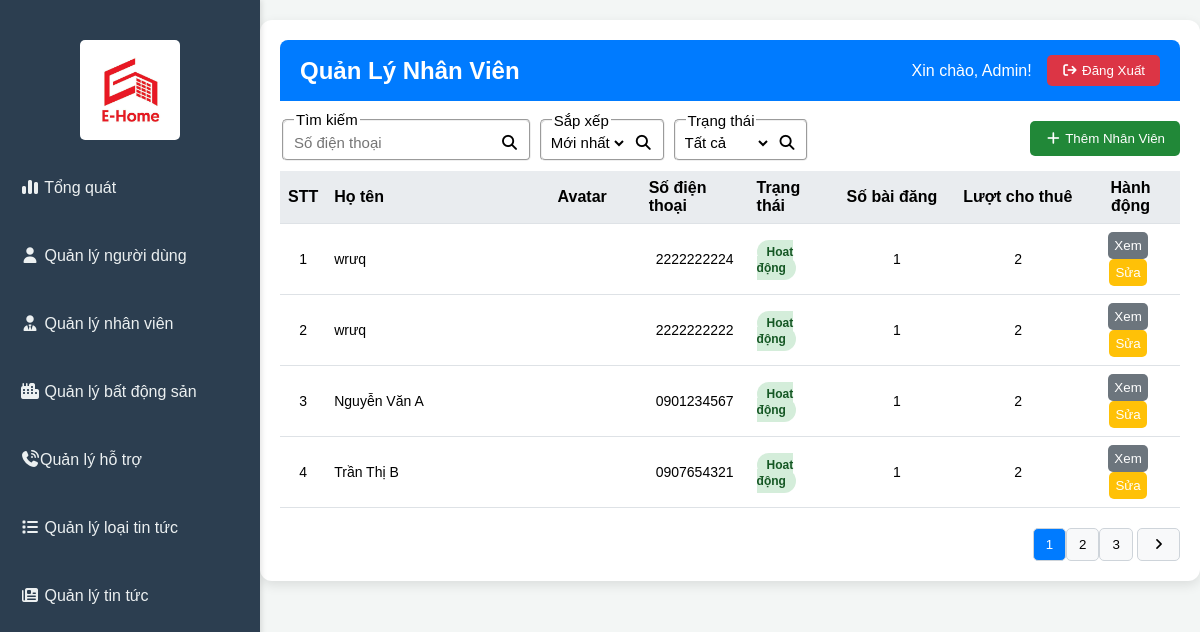
Before: /admin/index.php?act=broker with the older database file.
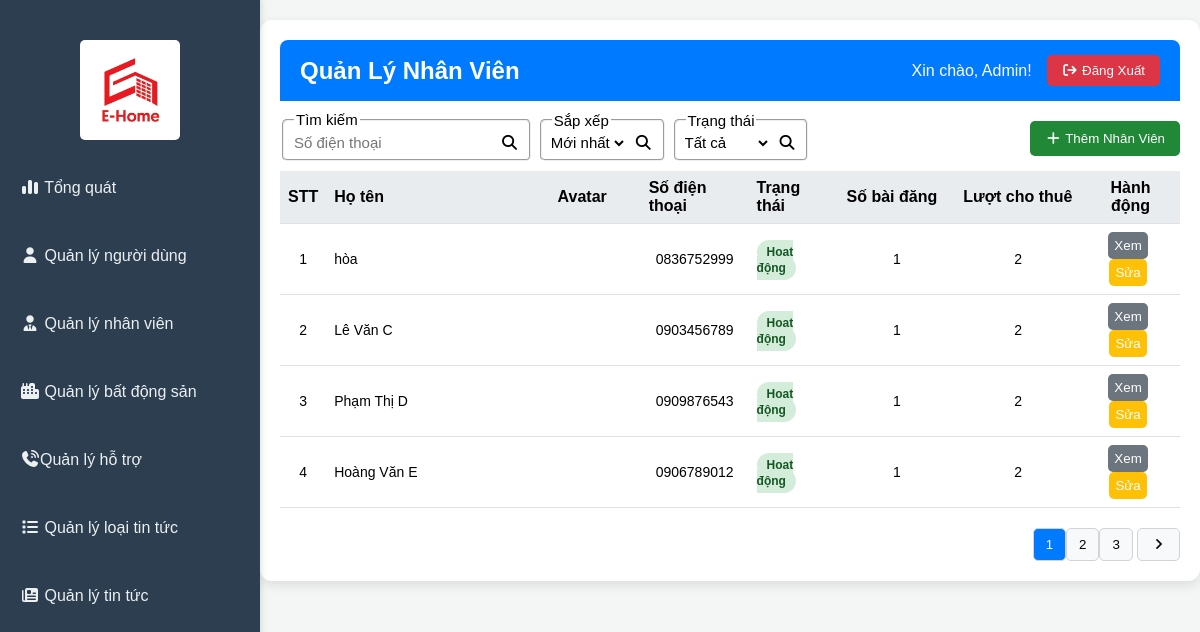
After: the same page with the newer database file.
### tables this page shows
CREATE TABLE `broker` (
  `id` int(11) NOT NULL,
  `accountId` int(11) NOT NULL,
  `shortIntro` text DEFAULT NULL,
  `note` text DEFAULT NULL,
  `mainArea` varchar(255) DEFAULT NULL,
  `expertise` text DEFAULT NULL,
  `language` varchar(255) DEFAULT NULL,
  `workingHours` varchar(255) DEFAULT NULL,
  `linkFacebook` text DEFAULT NULL,
  `linkYoutube` varchar(500) DEFAULT NULL,
  `linkWebsite` varchar(500) DEFAULT NULL,
  `createdAt` timestamp NOT NULL DEFAULT current_timestamp(),
  `updatedAt` timestamp NOT NULL DEFAULT current_timestamp() ON UPDATE current_timestamp()
);

CREATE TABLE `account` (
  `id` int(11) NOT NULL,
  `fullName` varchar(255) NOT NULL,
  `email` varchar(255) NOT NULL,
  `phoneNumber` varchar(20) DEFAULT NULL,
  `password` varchar(255) NOT NULL,
  `avatar` varchar(500) DEFAULT NULL,
  `address` varchar(255) DEFAULT NULL,
  `role` enum('1','2','3') NOT NULL COMMENT '1=User, 2=Broker, 3=Admin',
  `status` enum('active','inactive') DEFAULT 'active',
  `createdAt` timestamp NOT NULL DEFAULT current_timestamp(),
  `updatedAt` timestamp NOT NULL DEFAULT current_timestamp() ON UPDATE current_timestamp()
);

### admin/controllers/brokerController/index.php (called while the page is built, shortened)
<?php
$limit = 4;
if ($_SESSION['sort-status-broker'] === 'all') {
    $sql_total = "SELECT COUNT(*) FROM `account` a JOIN `broker` b ON a.id = b.accountId WHERE a.`role` = 2 AND (a.`email` LIKE '%" . $_SESSION['search-broker'] . "%' OR a.`phoneNumber` LIKE '%" . $_SESSION['search-broker'] . "%')";
} else {
    $sql_total = "SELECT COUNT(*) FROM `account` a JOIN `broker` b ON a.id = b.accountId WHERE a.`role` = 2 AND a.`status` = '" . $_SESSION['sort-status-broker'] . "' AND (a.`email` LIKE '%" . $_SESSION['search-broker'] . "%' OR a.`phoneNumber` LIKE '%" . $_SESSION['search-broker'] . "%')";
}
$total_result = mysqli_query($conn, $sql_total);
$total_rows = mysqli_fetch_row($total_result)[0];
$current_page = isset($_GET['page']) ? $_GET['page'] : 1;
$total_page = ceil($total_rows / $limit);
$start = ($current_page - 1) * $limit;
if ($_SESSION['sort-status-broker'] === 'all') {
    $sql_list = "SELECT a.*, b.* FROM `account` a JOIN `broker` b ON a.id = b.accountId WHERE a.`role` = 2 AND (a.`email` LIKE '%" . $_SESSION['search-broker'] . "%' OR a.`phoneNumber` LIKE '%" . $_SESSION['search-broker'] . "%') ORDER BY a.`createdAt` " . $_SESSION['sort-broker-admin'] . " LIMIT $start, $limit;";
}
$listBrokerResult = mysqli_query($conn, $sql_list);
if ($listBrokerResult) {
    $listBroker = mysqli_fetch_all($listBrokerResult, MYSQLI_ASSOC);
} else {
    error('Lấy thông tin tài khoản thất bại!', 'index.php?act=broker');
}
include "./views/page/broker.php";
return;

### admin/index.php (called while the page is built, shortened)
<?php
    include "views/header.php";
    include "controllers/adminController.php";
    include "views/footer.php"
?>

### admin/views/page/broker.php (the view, shortened to what the changed rows need)
<div class="main-content">
    <header class="top-header">
        <h2>Quản Lý Nhân Viên</h2>
    </header>
    <div class="content-area">
        <div class="data-table">
            <table>
                <thead>
                    <tr>
                        <th style="width: 5%; text-align: center;">STT</th>
                        <th style="width: 22%">Họ tên</th>
                        <th style="width: 13%; text-align: center;">Avatar</th>
                        <th style="width: 12%">Số điện thoại</th>
                        <th style="width: 10%">Trạng thái</th>
                        <th style="width: 13%">Số bài đăng</th>
                        <th style="width: 14%">Lượt cho thuê</th>
                        <th style="width: 12%; text-align: center;">Hành động</th>
                    </tr>
                </thead>
                <tbody>
                    <?php
                    $stt = (($current_page - 1) * $limit) + 1;
                    foreach ($listBroker as $key => $value) {
                        if ($value["status"] == 'active') {
                            $status = "Hoạt động";
                            $statusClass = "active";
                        } else {
                            $status = "Khóa";
                            $statusClass = "pending";
                        }
                    ?>
                        <tr>
                            <td data-label="STT" style="text-align: center;"><?= $stt ?></td>
                            <td data-label="Tên"><?= $value["fullName"] ?></td>
                            <td data-label="Avatar" style="text-align: center;"><img style="width: 80px" src='../admin/uploads/broker/<?= $value["avatar"] ?>' alt="" srcset=""></td>
                            <td data-label="Số điện thoại" style="text-align: center;"><?= $value["phoneNumber"] ?></td>
                            <td data-label="Trạng thái"><span class="status <?= $statusClass ?>"><?= $status ?></span></td>
                            <td data-label="Số bài đăng" style="text-align: center;"><span>1</span></td>
                            <td data-label="Lượt cho thuê" style="text-align: center;"><span>2</span></td>
                            <td data-label="Hành động" style="text-align: center;">
                                <button class="action-button view">Xem</button>
                                <button class="action-button edit">Sửa</button>
                            </td>
                        </tr>
                    <?php
                        $stt++;
                    } ?>
                </tbody>
            </table>
        </div>
        <div class="pagination">
            <div>
                <?php
                if ($total_page > 1) {
                    for ($i = 1; $i <= $total_page; $i++) {
                        if ($i != $current_page) {
                            if ($i > $current_page - 3 && $i < $current_page + 3) {
                                echo '<a href="?act=broker&page=' . $i . '"><button class="page-button">' . $i . '</button></a>';
                            }
                        } else {
                            echo '<button class="page-button active" disable>' . $i . '</button>';
                        }
                    }
                    if ($current_page < $total_page) {
                        echo ' <a href="?act=broker&page=' . ($current_page + 1) . '"><button class="page-button"><i class="fa-solid fa-angle-right"></i></button></a>';
                    }
                }
                ?>
            </div>
        </div>
    </div>
</div>

Changed rows visible on the page:
removed broker: accountId.fullName "wrưq", accountId.phoneNumber "2222222224", accountId.status "Hoạt động"
removed broker: accountId.fullName "wrưq", accountId.phoneNumber "2222222222", accountId.status "Hoạt động"
no longer on this page (row unchanged): broker: accountId.fullName "Trần Thị B", accountId.phoneNumber "0907654321", accountId.status "Hoạt động"
changed through a linked row, broker: accountId.fullName "Nguyễn Văn A" → "hòa"; accountId.phoneNumber "0901234567" → "0836752999"
now on this page (row unchanged): broker: accountId.fullName "Lê Văn C", accountId.phoneNumber "0903456789", accountId.status "Hoạt động"
now on this page (row unchanged): broker: accountId.fullName "Phạm Thị D", accountId.phoneNumber "0909876543", accountId.status "Hoạt động"
now on this page (row unchanged): broker: accountId.fullName "Hoàng Văn E", accountId.phoneNumber "0906789012", accountId.status "Hoạt động"
